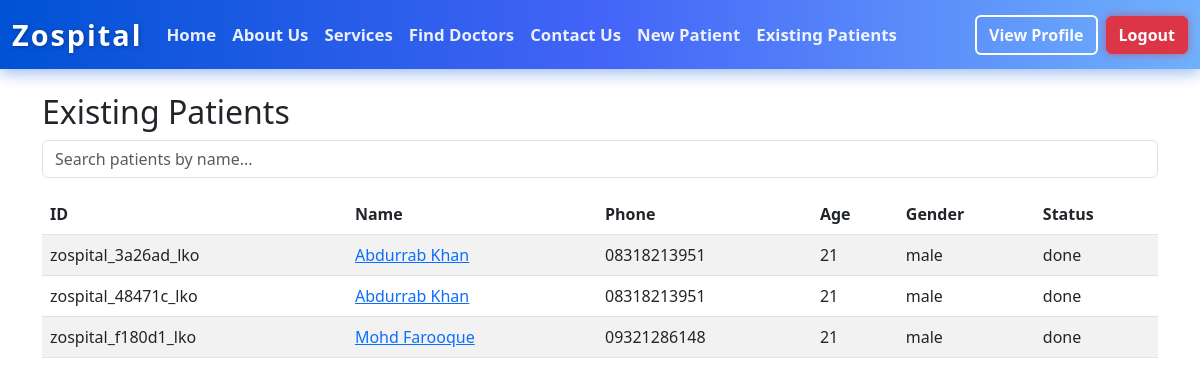
Screenshot of /existing-patients/ (signed in) with the database file from the repository.
### home/models.py (models this page shows, shortened)
class Patient(models.Model):
    STATUS_CHOICES = [
        ('forwarded', 'Forwarded to Doctor'),
        ('done', 'Prescription Done'),
    ]
    custom_id = models.CharField(
        max_length=50,
        unique=True,
        null=False,
        blank=False,
        editable=False,
        default=generate_custom_id  # ✅ default added to prevent migration issue
    )
    name = models.CharField(max_length=100)
    height = models.CharField(max_length=20, default='N/A')
    weight = models.CharField(max_length=20, default='N/A')
    BP = models.CharField(max_length=10,default='N/A')
    phone = models.CharField(max_length=15)
    age = models.CharField(max_length=25, default='N/A')
    gender = models.CharField(max_length=10)
    address = models.TextField()
    status = models.CharField(max_length=20, choices=STATUS_CHOICES, default='forwarded')
    created_at = models.DateTimeField(auto_now_add=True)
    created_by = models.ForeignKey(
        settings.AUTH_USER_MODEL, on_delete=models.SET_NULL,
        null=True, related_name='patients_created'
    )
    assigned_doctor = models.ForeignKey(
        settings.AUTH_USER_MODEL, on_delete=models.SET_NULL,
        null=True, blank=True, related_name='patients_assigned'
    )
    chief_complaints = models.TextField(blank=True, null=True)
    investigation = models.TextField(blank=True, null=True)
    advice = models.TextField(blank=True, null=True)
    examination_findings = models.TextField(blank=True, null=True)
    diagnosis = models.TextField(blank=True, null=True)
    treatment_plan = models.TextField(blank=True, null=True)
    medications = models.TextField(blank=True, null=True)  # For custom entries
    next_visit_date = models.DateField(blank=True, null=True)

### home/views.py (the view)
# urls.py: path('existing-patients/', views.existing_patients, name='existing_patients'),
@login_required
def existing_patients(request):
    query = request.GET.get('q', '')  # Get search query from GET params
    if query:
        patients = Patient.objects.filter(
            Q(status='done'),
            Q(created_by=request.user),
            Q(name__icontains=query)
        )
    else:
        patients = Patient.objects.filter(status='done', created_by=request.user)
    return render(request, 'home/existing_patients.html', {'patients': patients})

### home/templates/home/existing_patients.html
{% extends 'home/base.html' %}
{% block content %}
<div class="container mt-4">
  <h2>Existing Patients</h2>
  <form method="GET" action="{% url 'existing_patients' %}" class="mb-3">
    <input type="text" name="q" placeholder="Search patients by name..." class="form-control" value="{{ request.GET.q }}">
  </form>
  <table class="table table-striped">
    <thead>
      <tr>
        <th>ID</th><th>Name</th><th>Phone</th><th>Age</th><th>Gender</th><th>Status</th>
      </tr>
    </thead>
    <tbody>
      {% for patient in patients %}
      <tr>
        <td>{{ patient.custom_id }}</td>
        <td><a href="{% url 'view_patient' patient.id %}">{{ patient.name }}</a></td>
        <td>{{ patient.phone }}</td>
        <td>{{ patient.age }}</td>
        <td>{{ patient.gender }}</td>
        <td>{{ patient.status }}</td>
      </tr>
      {% empty %}
      <tr><td colspan="6">No existing patients yet.</td></tr>
      {% endfor %}
    </tbody>
  </table>
</div>
{% endblock %}

### rows the page displays
Patient: custom_id "zospital_3a26ad_lko", name "Abdurrab Khan", phone "08318213951", age "21", gender "male", status "done"
Patient: custom_id "zospital_48471c_lko", name "Abdurrab Khan", phone "08318213951", age "21", gender "male", status "done"
Patient: custom_id "zospital_f180d1_lko", name "Mohd Farooque", phone "09321286148", age "21", gender "male", status "done"
